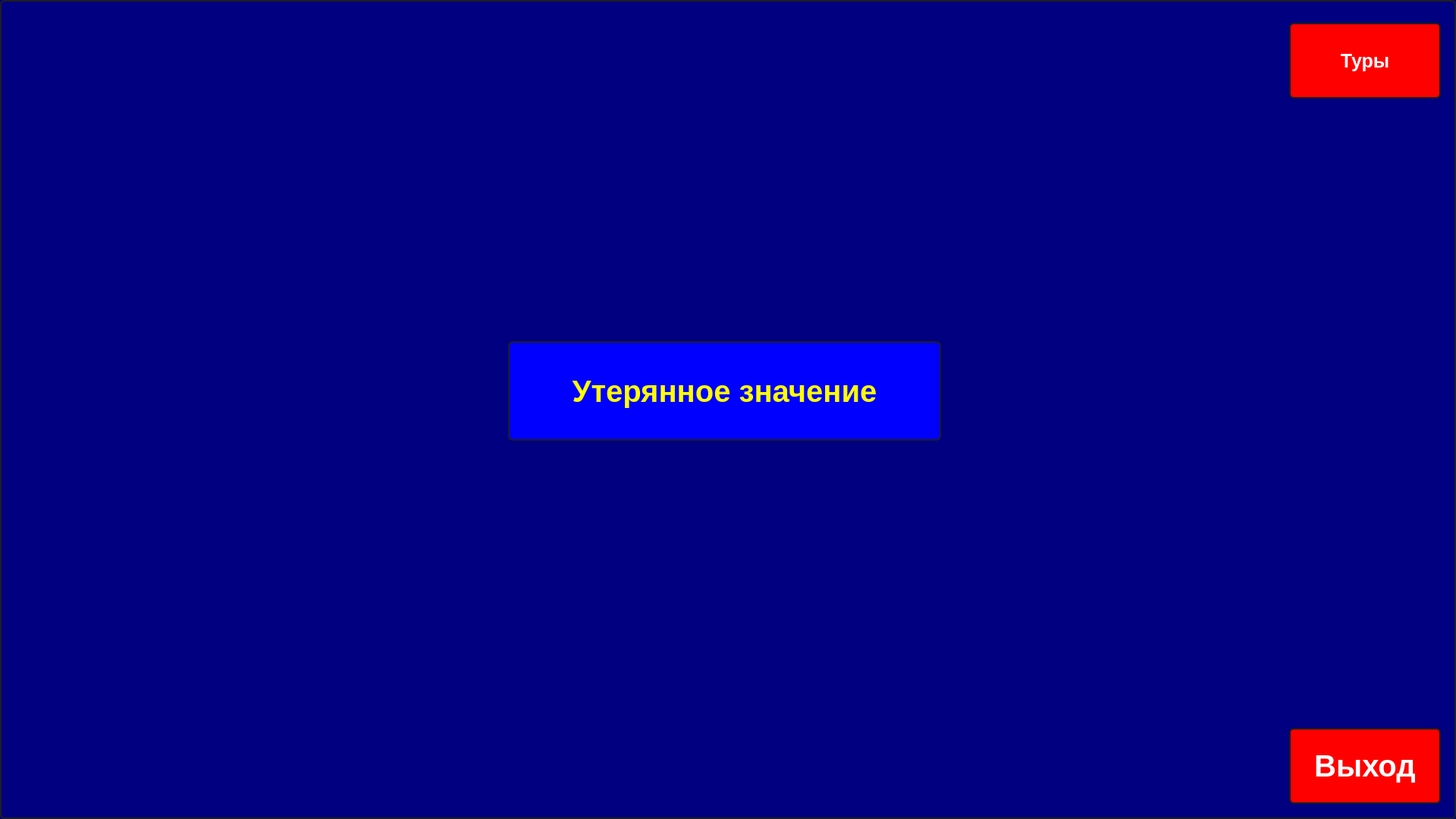
<?xml version="1.0" encoding="UTF-8"?>
<ui version="4.0">
 <class>thirdwindow3</class>
 <widget class="QDialog" name="thirdwindow3">
  <property name="geometry">
   <rect>
    <x>0</x>
    <y>0</y>
    <width>1920</width>
    <height>1080</height>
   </rect>
  </property>
  <property name="windowTitle">
   <string>Dialog</string>
  </property>
  <property name="styleSheet">
   <string notr="true">QDialog
{
font-weight: bold;
    color: yellow;
    background-color: navy;
    border-width: 2px;
    border-color: #1e1e1e;
    border-style: solid;
    border-radius: 6;
    padding: 3px;
    font-size: 40px;
    padding-left: 5px;
    padding-right: 5px;
}</string>
  </property>
  <widget class="QPushButton" name="pushButton_10">
   <property name="geometry">
    <rect>
     <x>1700</x>
     <y>960</y>
     <width>200</width>
     <height>100</height>
    </rect>
   </property>
   <property name="minimumSize">
    <size>
     <width>200</width>
     <height>100</height>
    </size>
   </property>
   <property name="font">
    <font>
     <pointsize>-1</pointsize>
     <weight>75</weight>
     <bold>true</bold>
    </font>
   </property>
   <property name="styleSheet">
    <string notr="true">QPushButton
{
font-weight: bold;
    color: white;
    background-color: Red;
    border-width: 2px;
    border-color: #1e1e1e;
    border-style: solid;
    border-radius: 6;
    padding: 3px;
    font-size: 40px;
    padding-left: 5px;
    padding-right: 5px;
}

QPushButton:pressed
{
    background-color: QLinearGradient( x1: 0, y1: 0, x2: 0, y2: 1, stop: 0 #2d2d2d, stop: 0.1 #2b2b2b, stop: 0.5 #292929, stop: 0.9 #282828, stop: 1 #252525);
}

QPushButton:hover
{
    border: 2px solid QLinearGradient( x1: 0, y1: 0, x2: 0, y2: 1, stop: 0 #ffa02f, stop: 1 #d7801a);
}

QPushButton:focus {
    border-color: yellow;
   outline: none;
}</string>
   </property>
   <property name="text">
    <string>Выход</string>
   </property>
  </widget>
  <widget class="QPushButton" name="pushButton_11">
   <property name="geometry">
    <rect>
     <x>1700</x>
     <y>30</y>
     <width>200</width>
     <height>100</height>
    </rect>
   </property>
   <property name="font">
    <font>
     <pointsize>-1</pointsize>
     <weight>75</weight>
     <bold>true</bold>
    </font>
   </property>
   <property name="styleSheet">
    <string notr="true">QPushButton
{
font-weight: bold;
    color: white;
    background-color: Red;
    border-width: 2px;
    border-color: #1e1e1e;
    border-style: solid;
    border-radius: 6;
    padding: 3px;
    font-size: 25px;
    padding-left: 5px;
    padding-right: 5px;
}

QPushButton:pressed
{
    background-color: QLinearGradient( x1: 0, y1: 0, x2: 0, y2: 1, stop: 0 #2d2d2d, stop: 0.1 #2b2b2b, stop: 0.5 #292929, stop: 0.9 #282828, stop: 1 #252525);
}

QPushButton:hover
{
    border: 2px solid QLinearGradient( x1: 0, y1: 0, x2: 0, y2: 1, stop: 0 #ffa02f, stop: 1 #d7801a);
}

QPushButton:focus {
    border-color: yellow;
   outline: none;
}</string>
   </property>
   <property name="text">
    <string>Туры</string>
   </property>
  </widget>
  <widget class="QLabel" name="label_4">
   <property name="geometry">
    <rect>
     <x>-4</x>
     <y>0</y>
     <width>1920</width>
     <height>1200</height>
    </rect>
   </property>
   <property name="focusPolicy">
    <enum>Qt::NoFocus</enum>
   </property>
   <property name="styleSheet">
    <string notr="true"/>
   </property>
   <property name="text">
    <string/>
   </property>
   <property name="pixmap">
    <pixmap>../../kraska_art_polosy_pyatna_117030_1920x1200.jpg</pixmap>
   </property>
  </widget>
  <widget class="QPushButton" name="pushButton_1">
   <property name="geometry">
    <rect>
     <x>670</x>
     <y>450</y>
     <width>571</width>
     <height>131</height>
    </rect>
   </property>
   <property name="sizePolicy">
    <sizepolicy hsizetype="Minimum" vsizetype="Fixed">
     <horstretch>0</horstretch>
     <verstretch>0</verstretch>
    </sizepolicy>
   </property>
   <property name="minimumSize">
    <size>
     <width>0</width>
     <height>100</height>
    </size>
   </property>
   <property name="font">
    <font>
     <pointsize>-1</pointsize>
     <weight>75</weight>
     <bold>true</bold>
    </font>
   </property>
   <property name="styleSheet">
    <string notr="true">QPushButton
{
font-weight: bold;
    color: yellow;
    background-color: blue;
    border-width: 2px;
    border-color: #1e1e1e;
    border-style: solid;
    border-radius: 6;
    padding: 3px;
    font-size: 40px;
    padding-left: 5px;
    padding-right: 5px;
}

QPushButton:pressed
{
    background-color: QLinearGradient( x1: 0, y1: 0, x2: 0, y2: 1, stop: 0 #2d2d2d, stop: 0.1 #2b2b2b, stop: 0.5 #292929, stop: 0.9 #282828, stop: 1 #252525);
}

QPushButton:hover
{
    border: 2px solid QLinearGradient( x1: 0, y1: 0, x2: 0, y2: 1, stop: 0 #ffa02f, stop: 1 #d7801a);
}

QPushButton:focus {
    border-color: yellow;
   outline: none;
}</string>
   </property>
   <property name="text">
    <string>Утерянное значение</string>
   </property>
  </widget>
  <zorder>label_4</zorder>
  <zorder>pushButton_10</zorder>
  <zorder>pushButton_11</zorder>
  <zorder>pushButton_1</zorder>
 </widget>
 <resources/>
 <connections/>
</ui>
